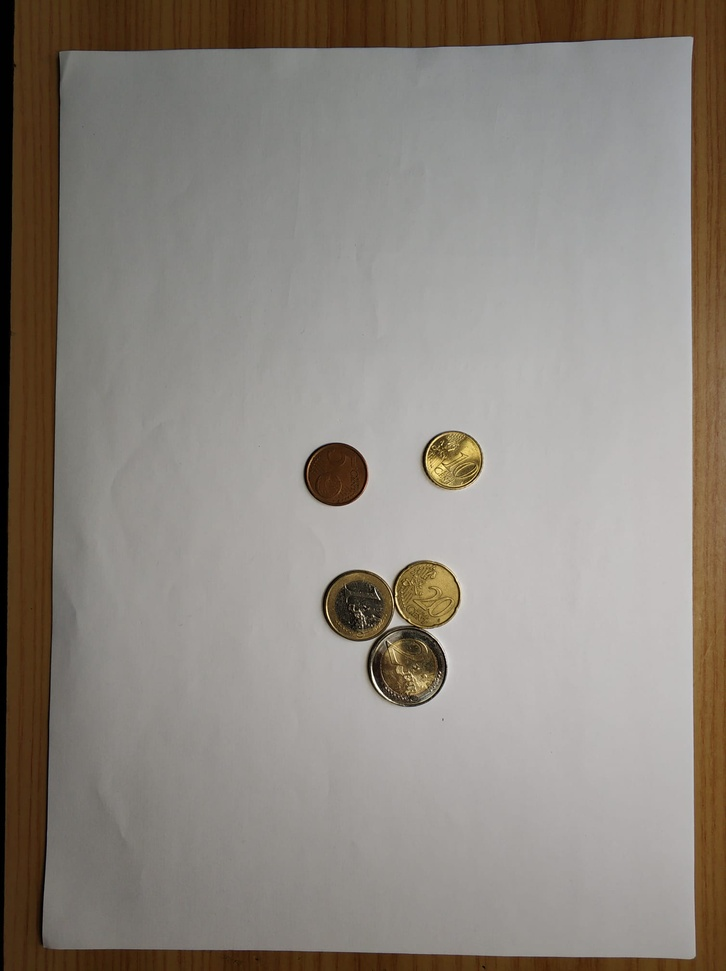
#> input picture images/juntas.jpeg, 726 x 971 px, shrunk from 1508 x 2016 before the run
$ jupyter execute tests.ipynb
#> lines starting #> are read from the running program, lines starting #| are printed output that depends on the picture; after the words box and inside, x2 and y2 are one past the last pixel; in counts of white or black regions, pixels touching at a corner belong together
[cell 1]
import cv2
import numpy as np
import matplotlib.pyplot as plt

[cell 2]
# First read the image
image = cv2.imread("images/juntas.jpeg")
#> image is the input picture: shape (971, 726, 3); mean B, G, R 127.3, 134.9, 141.6
image = cv2.cvtColor(image, cv2.COLOR_BGR2RGB)

plt.imshow(image)
plt.title('Original')
plt.show()

[cell 3]
grayImage = cv2.cvtColor(image, cv2.COLOR_RGB2GRAY)
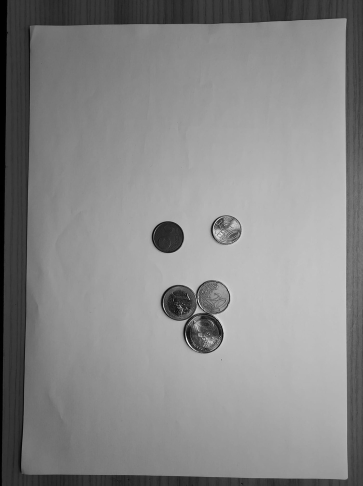
#> grayImage: shape (971, 726) (shown at 1/2 size); min 0, max 254, mean 136.1
corners = cv2.goodFeaturesToTrack(grayImage, 4, 0.01, 300)
#> corners = [[380, 599], [692, 37], [60, 52], [44, 946]]
print("1: ",corners, np.shape(corners))
#| 1:  [[[380. 599.]]
#|  [[692.  37.]]
#|  [[ 60.  52.]]
#|  [[ 44. 946.]]] (4, 1, 2)

corners = np.int0(corners)
print("2: ",corners, np.shape(corners))
#| 2:  [[[380 599]]
#|  [[692  37]]
#|  [[ 60  52]]
#|  [[ 44 946]]] (4, 1, 2)
print("3: ",np.concatenate(corners).tolist())
#| 3:  [[380, 599], [692, 37], [60, 52], [44, 946]]

corners = sorted(np.concatenate(corners).tolist())
#> corners = [[44, 946], [60, 52], [380, 599], [692, 37]]
print("4: ",corners, np.shape(corners))
#| 4:  [[44, 946], [60, 52], [380, 599], [692, 37]] (4, 2)

[cell 4]
print("\nCorners:\n")
drawing = image.copy()

for i, c in enumerate(corners):
    x, y = c
    cv2.circle(drawing, (x,y), 3, 255, -1)
    character = chr(65 + i)
    print(character, ':', c)
    cv2.putText(drawing, character, tuple(c), cv2.FONT_HERSHEY_SIMPLEX, 1, (0, 255, 255), 2, cv2.LINE_AA)
#> this loop made 4 passes
#> (printed output is left out)
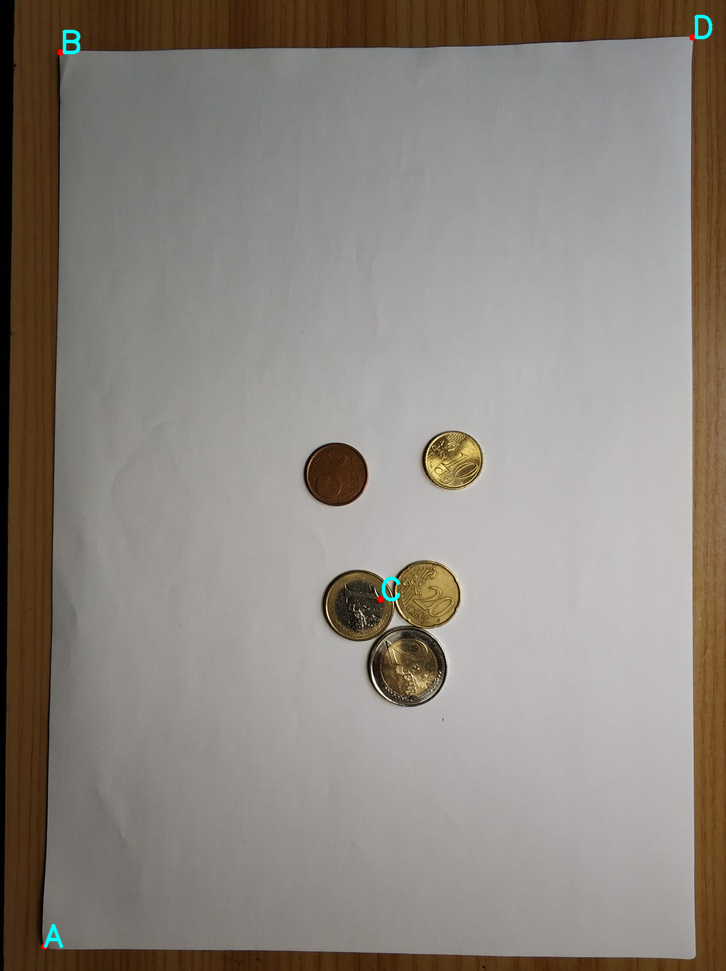
#> drawing: shape (971, 726, 3); mean R, G, B 141.5, 135.1, 127.6

plt.imshow(drawing)
plt.title('Corner detection')
plt.show()

# We can see that it does not work correctly

[cell 5]
kernel = np.ones((5,5), np.float32) / 15
filteredImage = cv2.filter2D(grayImage,-1, kernel)
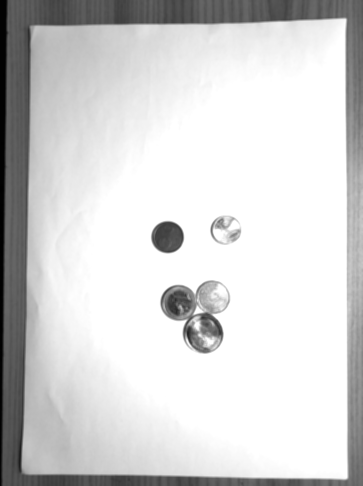
#> filteredImage: shape (971, 726) (shown at 1/2 size); min 0, max 255, mean 212.5
plt.imshow(cv2.cvtColor(filteredImage,cv2.COLOR_BGR2RGB))
plt.title('Filtered image')
plt.show()

[cell 6]
# Apply threshold

ret, thresImage = cv2.threshold(filteredImage,250,255,cv2.THRESH_BINARY+cv2.THRESH_OTSU)
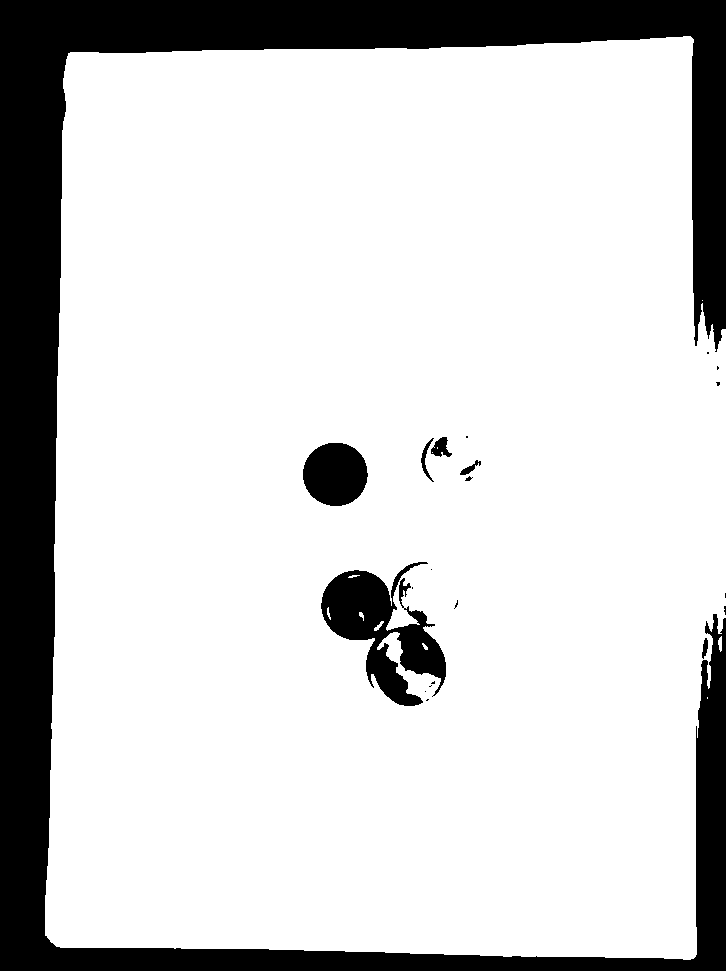
#> thresImage: shape (971, 726); 81.8% white; 21 black regions (13 under 20 px), largest, box (x1, y1, x2, y2) and area: (0, 0, 726, 971) 116346, (321, 562, 446, 706) 8024, (303, 443, 368, 506) 3229
#> ret = 165
#thresImage = cv2.adaptiveThreshold(filteredImage,255,cv2.ADAPTIVE_THRESH_GAUSSIAN_C, cv2.THRESH_BINARY,11,2)
plt.imshow(cv2.cvtColor(thresImage, cv2.COLOR_BGR2RGB))
plt.title('Threshold Image')
plt.show()

[cell 7]
contours, hier = cv2.findContours(thresImage, cv2.RETR_TREE, cv2.CHAIN_APPROX_NONE)
#> contours = 34 contours, 22 with area under 20; largest, box (x1, y1, x2, y2) and area: (45, 36, 726, 960) 586828, (320, 561, 447, 707) 8439, (302, 442, 369, 507) 3320, (430, 436, 453, 458) 282, (420, 437, 435, 483) 202
cnt = sorted(contours, key=cv2.contourArea, reverse=True)[0]
#> cnt = contour of 3403 points, box (x1, y1, x2, y2) (45, 36, 726, 960), area 586828
canvas = image.copy()
cv2.drawContours(canvas, cnt, -1, (0, 255, 255), 3)
plt.title('Largest Contour')
plt.imshow(canvas)
plt.show()

[cell 8]
# Corner detection
epsilon = 0.02 * cv2.arcLength(cnt, True)
#> epsilon = 69.66
approx_corners = cv2.approxPolyDP(cnt, epsilon, True)
#> approx_corners = [[690, 36], [68, 53], [56, 946], [695, 956]]
cv2.drawContours(canvas, approx_corners, -1, (255, 255, 0), 10)
approx_corners = sorted(np.concatenate(approx_corners).tolist())
#> approx_corners = [[56, 946], [68, 53], [690, 36], [695, 956]]

approx_corners = [approx_corners[i] for i in [1, 0, 3, 2]]
#> approx_corners = [[68, 53], [56, 946], [695, 956], [690, 36]]
#[1, 0, 3, 2]
#[1, 2, 0, 3]
print(approx_corners)
#| [[68, 53], [56, 946], [695, 956], [690, 36]]

[cell 9]
# Sort corners TL - TR - BL - BR
top_corners = approx_corners
#> top_corners = [[68, 53], [56, 946], [695, 956], [690, 36]]
top_corners.sort(key=lambda y:y[1])
top_corners = top_corners[0:2]
#> top_corners = [[690, 36], [68, 53]]
top_corners.sort() # Top corners by order of X coord

bot_corners = approx_corners
#> bot_corners = [[690, 36], [68, 53], [56, 946], [695, 956]]
bot_corners.sort(key=lambda y:y[1])
bot_corners = bot_corners[2:4]
#> bot_corners = [[56, 946], [695, 956]]
bot_corners.sort() # Bot corners by order of Y coord

print('Top corners: ', top_corners)
#| Top corners:  [[68, 53], [690, 36]]
print('Bottom corners: ', bot_corners)
#| Bottom corners:  [[56, 946], [695, 956]]

ordered_corners = top_corners + bot_corners
#> ordered_corners = [[68, 53], [690, 36], [56, 946], [695, 956]]
print('Ordered corners: ', ordered_corners)
#| Ordered corners:  [[68, 53], [690, 36], [56, 946], [695, 956]]

[cell 10]
print('\nThe corner points are ...\n')
for index, c in enumerate(ordered_corners):
    character = chr(65 + index)
    print(character, ':', c)
    cv2.putText(canvas, character, tuple(c), cv2.FONT_HERSHEY_SIMPLEX, 1, (255, 0, 0), 2, cv2.LINE_AA)
#> this loop made 4 passes
#> (printed output is left out)
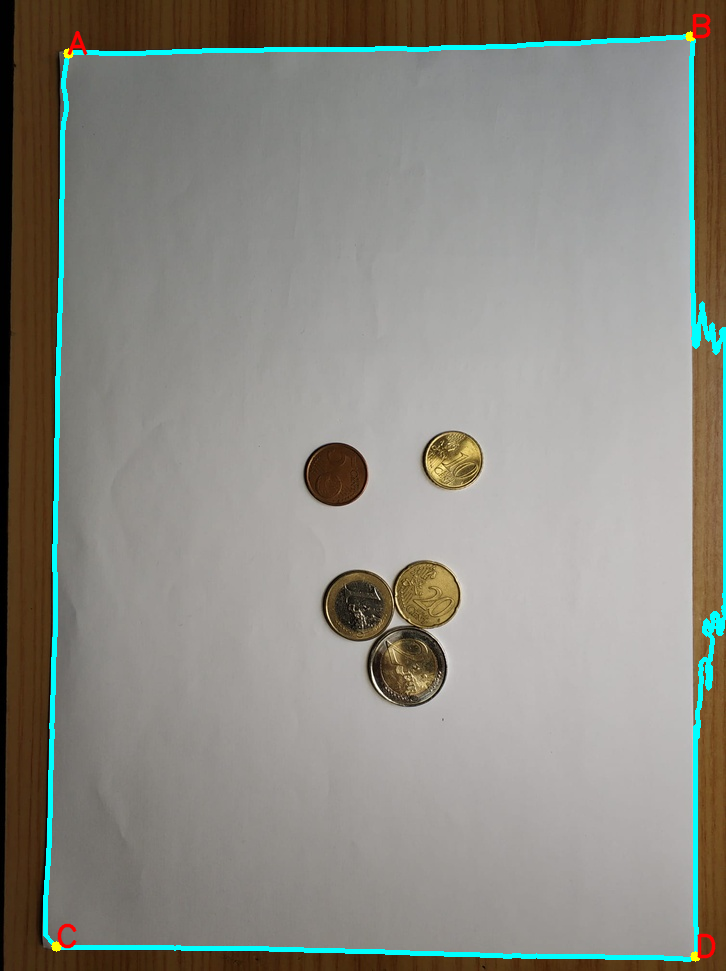
#> canvas: shape (971, 726, 3); mean R, G, B 139.2, 138.3, 130.9

# Rearranging the order of the corner points


plt.imshow(canvas)
plt.title('Corner Points')
plt.show()

[cell 11]
def get_destination_points(corners, scale):
    """
    -Get destination points from corners of warped images
    -Approximating height and width of the rectangle: we take maximum of the 2 widths and 2 heights
    Args:
        corners: list
    Returns:
        destination_corners: list
        height: int
        width: int
    """

    w = int(21 * scale)
    h = int(29.7 * scale)

    w1 = np.sqrt((corners[0][0] - corners[1][0]) ** 2 + (corners[0][1] - corners[1][1]) ** 2)
    w2 = np.sqrt((corners[2][0] - corners[3][0]) ** 2 + (corners[2][1] - corners[3][1]) ** 2)
    #w = max(int(w1), int(w2))

    h1 = np.sqrt((corners[0][0] - corners[2][0]) ** 2 + (corners[0][1] - corners[2][1]) ** 2)
    h2 = np.sqrt((corners[1][0] - corners[3][0]) ** 2 + (corners[1][1] - corners[3][1]) ** 2)
    #h = max(int(h1), int(h2))

    destination_corners = np.float32([(0, 0), (w - 1, 0), (0, h - 1), (w - 1, h - 1)])

    print('\nThe destination points are: \n')
    for index, c in enumerate(destination_corners):
        character = chr(65 + index) + "'"
        print(character, ':', c)

    print('\nThe approximated height and width of the original image is: \n', (h, w))
    return destination_corners, h, w

[cell 12]
def unwarp(img, src, dst, wr, hr):
    """
    Args:
        img: np.array
        src: list
        dst: list
    Returns:
        un_warped: np.array
    """
    h, w = img.shape[:2]
    H, _ = cv2.findHomography(src, dst, method=cv2.RANSAC, ransacReprojThreshold=3.0)
    print('\nThe homography matrix is: \n', H)
    un_warped = cv2.warpPerspective(img, H, (wr, hr), flags=cv2.INTER_LINEAR)

    # plot

    f, (ax1, ax2) = plt.subplots(1, 2, figsize=(15, 8))
    # f.subplots_adjust(hspace=.2, wspace=.05)
    ax1.imshow(img)
    ax1.set_title('Original Image')

    x = [src[0][0], src[2][0], src[3][0], src[1][0], src[0][0]]
    y = [src[0][1], src[2][1], src[3][1], src[1][1], src[0][1]]

    ax2.imshow(img)
    ax2.plot(x, y, color='yellow', linewidth=3)
    ax2.set_ylim([h, 0])
    ax2.set_xlim([0, w])
    ax2.set_title('Target Area')

    plt.show()
    return un_warped

[cell 13]
dst, h, w = get_destination_points(ordered_corners, 300)
#> in get_destination_points, `w1 = np.sqrt((corners[0][0] - corners[1][0]) ** 2 + (corners[0][1] - c..`: w1 = 622.2
#> in get_destination_points, `w2 = np.sqrt((corners[2][0] - corners[3][0]) ** 2 + (corners[2][1] - c..`: w2 = 639.1
#> in get_destination_points, `h1 = np.sqrt((corners[0][0] - corners[2][0]) ** 2 + (corners[0][1] - c..`: h1 = 893.1
#> in get_destination_points, `h2 = np.sqrt((corners[1][0] - corners[3][0]) ** 2 + (corners[1][1] - c..`: h2 = 920
#> dst = [[0, 0], [6299, 0], [0, 8909], [6299, 8909]]; h = 8910; w = 6300
srcP = np.float32(ordered_corners)
#> srcP = [[68, 53], [690, 36], [56, 946], [695, 956]]
dstP = dst
#> dstP = [[0, 0], [6299, 0], [0, 8909], [6299, 8909]]

print(dstP)
#| [[   0.    0.]
#|  [6299.    0.]
#|  [   0. 8909.]
#|  [6299. 8909.]]
print(srcP)
#| [[ 68.  53.]
#|  [690.  36.]
#|  [ 56. 946.]
#|  [695. 956.]]

cloneIm = image.copy()
unwarped = unwarp(cloneIm, srcP, dstP,w,h)
#> in unwarp, `H, _ = cv2.findHomography(src, dst, method=cv2.RANSAC, ransacReprojThr..`: H = [[10.49, 0.141, -720.5], [0.282, 10.3, -565.1], [4.92e-05, 3.12e-05, 1]]
#| The homography matrix is:
#|  [[ 1.04860954e+01  1.40910577e-01 -7.20522751e+02]
#|  [ 2.81559082e-01  1.03017499e+01 -5.65138764e+02]
#|  [ 4.92123499e-05  3.11502628e-05  1.00000000e+00]]
#> in unwarp, `x = [src[0][0], src[2][0], src[3][0], src[1][0], src[0][0]]`: x = [68, 56, 695, 690, 68]
#> in unwarp, `y = [src[0][1], src[2][1], src[3][1], src[1][1], src[0][1]]`: y = [53, 946, 956, 36, 53]
plt.imshow(unwarped)
plt.title('Warped')
plt.show()
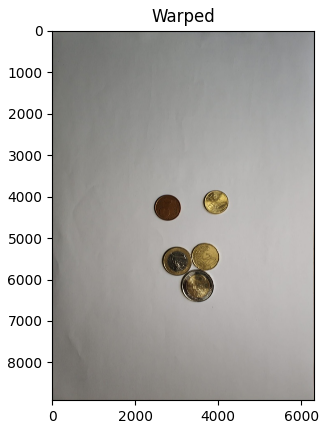
#> figure drawn by matplotlib, 1 panel

$ run again, with images/recta.jpeg copied over images/juntas.jpeg
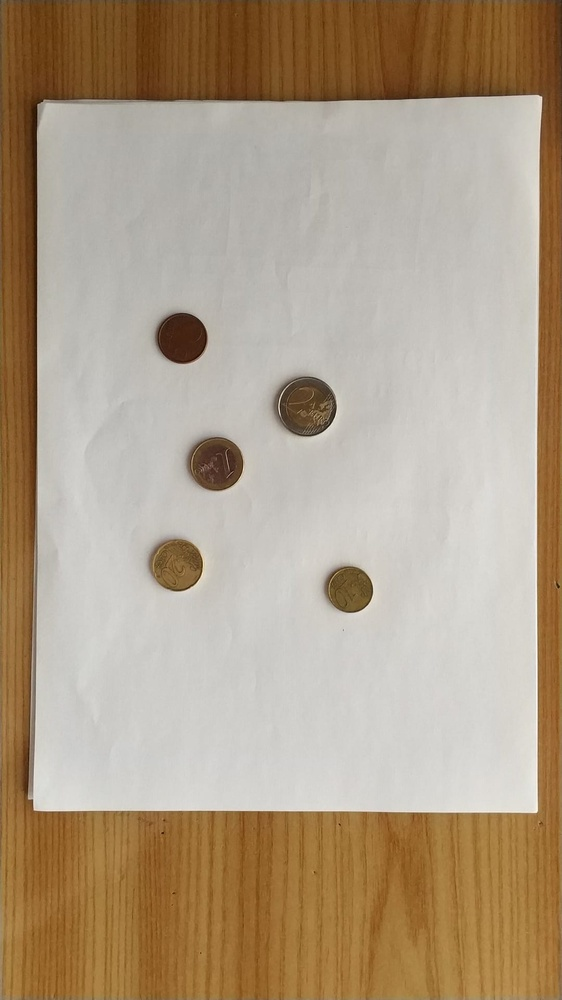
#> input picture images/recta.jpeg, 562 x 1000 px, shrunk from 1080 x 1920 before the run
#> image is the input picture: shape (1000, 562, 3); mean B, G, R 135.1, 157.4, 174.9
#> `corners = cv2.goodFeaturesToTrack(grayImage, 4, 0.01, 300)`: corners = [[541, 97], [34, 809], [558, 587], [38, 104]]
#| 1:  [[[541.  97.]]
#|  [[ 34. 809.]]
#|  [[558. 587.]]
#|  [[ 38. 104.]]] (4, 1, 2)
#| 2:  [[[541  97]]
#|  [[ 34 809]]
#|  [[558 587]]
#|  [[ 38 104]]] (4, 1, 2)
#| 3:  [[541, 97], [34, 809], [558, 587], [38, 104]]
#> `corners = sorted(np.concatenate(corners).tolist())`: corners = [[34, 809], [38, 104], [541, 97], [558, 587]]
#| 4:  [[34, 809], [38, 104], [541, 97], [558, 587]] (4, 2)
#> the loop `for i, c in enumerate(corners):` made 4 passes
#> (printed output is left out)
#> `ret, thresImage = cv2.threshold(filteredImage,250,255,cv2.THRESH_BINAR..`:
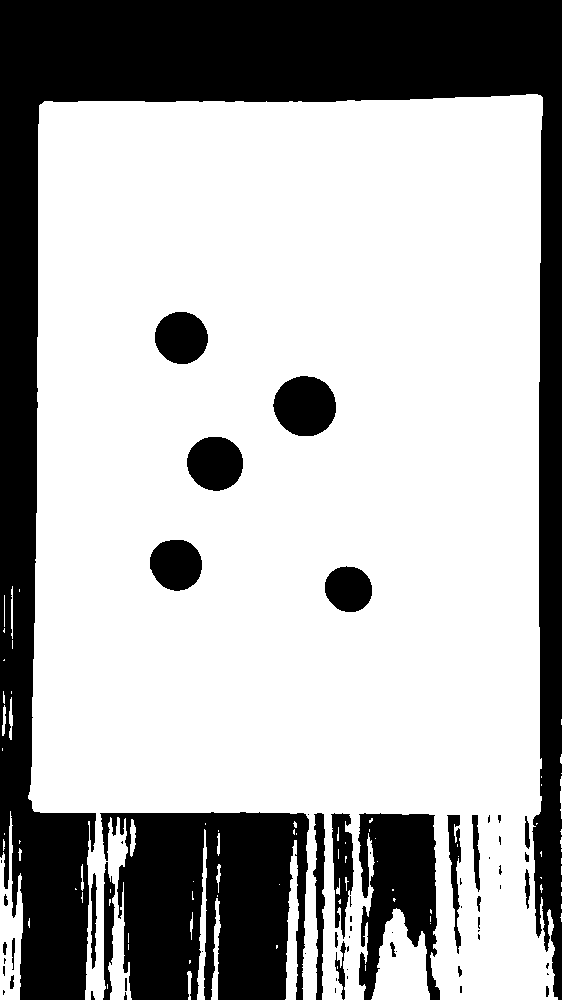
#> thresImage: shape (1000, 562); 69.1% white; 64 black regions (34 under 20 px), largest, box (x1, y1, x2, y2) and area: (0, 0, 562, 1000) 114474, (100, 812, 309, 1000) 31095, (358, 813, 440, 1000) 9666
#> ret = 205
#> contours = 141 contours, 95 with area under 20; largest, box (x1, y1, x2, y2) and area: (28, 94, 558, 1000) 391297, (371, 908, 430, 1000) 3400, (272, 375, 337, 437) 3040, (186, 436, 244, 492) 2464, (0, 811, 23, 1000) 2398
#> cnt = contour of 5230 points, box (x1, y1, x2, y2) (28, 94, 558, 1000), area 391297
#> epsilon = 109.5
#> `approx_corners = cv2.approxPolyDP(cnt, epsilon, True)`: approx_corners = contour of 9 points, box (x1, y1, x2, y2) (39, 95, 558, 1000), area 393280
#> `approx_corners = sorted(np.concatenate(approx_corners).tolist())`: approx_corners = [[39, 105], [85, 999], [211, 811], [303, 999], [317, 812], [322, 999], [364, 812], [540, 95], [557, 999]]
#> `approx_corners = [approx_corners[i] for i in [1, 0, 3, 2]]`: approx_corners = [[85, 999], [39, 105], [303, 999], [211, 811]]
#| [[85, 999], [39, 105], [303, 999], [211, 811]]
#> `top_corners = top_corners[0:2]`: top_corners = [[39, 105], [211, 811]]
#> `bot_corners = approx_corners`: bot_corners = [[39, 105], [211, 811], [85, 999], [303, 999]]
#> `bot_corners = bot_corners[2:4]`: bot_corners = [[85, 999], [303, 999]]
#| Top corners:  [[39, 105], [211, 811]]
#| Bottom corners:  [[85, 999], [303, 999]]
#> ordered_corners = [[39, 105], [211, 811], [85, 999], [303, 999]]
#| Ordered corners:  [[39, 105], [211, 811], [85, 999], [303, 999]]
#> the loop `for index, c in enumerate(ordered_corners):` made 4 passes
#> (printed output is left out)
#> w1 = 726.6
#> w2 = 218
#> h1 = 895.2
#> h2 = 209.3
#> `dst, h, w = get_destination_points(ordered_corners, 300)`: dst = [[0, 0], [6299, 0], [0, 8909], [6299, 8909]]; h = 8910; w = 6300
#> srcP = [[39, 105], [211, 811], [85, 999], [303, 999]]
#> dstP = [[0, 0], [6299, 0], [0, 8909], [6299, 8909]]
#| [[   0.    0.]
#|  [6299.    0.]
#|  [   0. 8909.]
#|  [6299. 8909.]]
#| [[ 39. 105.]
#|  [211. 811.]
#|  [ 85. 999.]
#|  [303. 999.]]
#> H = [[9.58, -0.493, -321.8], [63.93, -15.57, -857.9], [0.00718, -0.00285, 1]]
#| The homography matrix is:
#|  [[ 9.57844248e+00 -4.92850508e-01 -3.21809953e+02]
#|  [ 6.39267672e+01 -1.55742266e+01 -8.57850131e+02]
#|  [ 7.17552668e-03 -2.84553298e-03  1.00000000e+00]]
#> in unwarp, `x = [src[0][0], src[2][0], src[3][0], src[1][0], src[0][0]]`: x = [39, 85, 303, 211, 39]
#> in unwarp, `y = [src[0][1], src[2][1], src[3][1], src[1][1], src[0][1]]`: y = [105, 999, 999, 811, 105]
#> `plt.show()`:
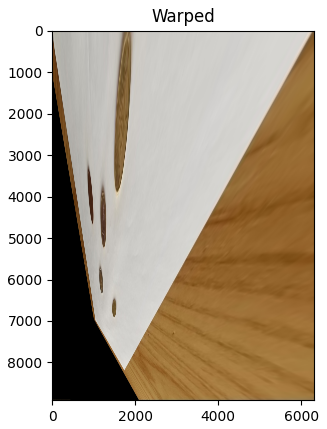
#> figure drawn by matplotlib, 1 panel
